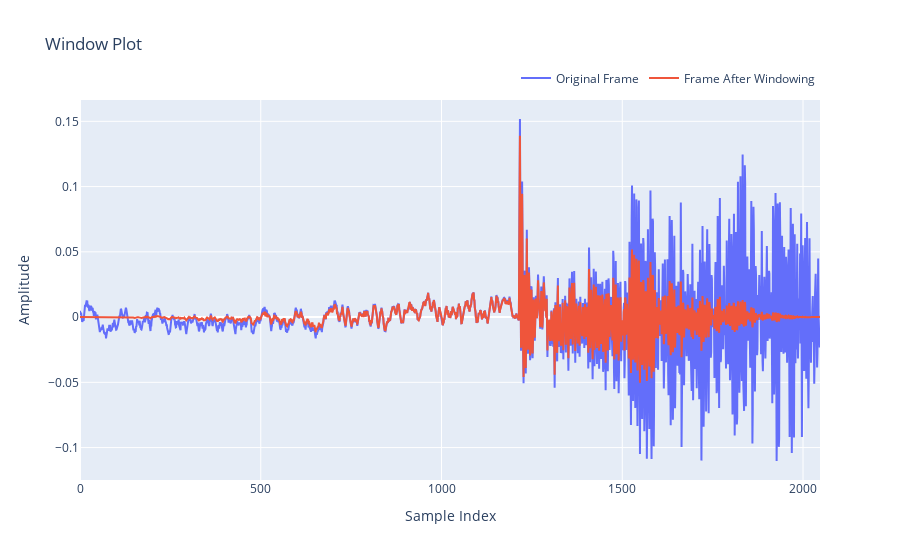

The cell this chart's notebook holds for it:
### Code cell
FFT_size = 2048

audio_framed_ffr = predictApp.frame_audio_ffr(predictApp.samples)
window = Window.get_window("hann", FFT_size)
audio_windowed = audio_framed_ffr * window
predictApp.window_plot(audio_framed_ffr, audio_windowed, 2)

### Figure 1 — Plotly figure (JSON) as saved in the notebook; plotly's stock layout.template omitted (floating-point values rounded to 4 significant figures; data arrays with more than 128 entries replaced by an {"elided": "..."} marker saying what was removed)
{"data": [{"mode": "lines", "name": "Original Frame", "type": "scatter", "y": {"elided": "2048 float values"}}, {"mode": "lines", "name": "Frame After Windowing", "type": "scatter", "y": {"elided": "2048 float values"}}], "layout": {"legend": {"orientation": "h", "x": 1, "xanchor": "right", "y": 1.02, "yanchor": "bottom"}, "title": {"text": "Window Plot"}, "xaxis": {"title": {"text": "Sample Index"}}, "yaxis": {"title": {"text": "Amplitude"}}}}
